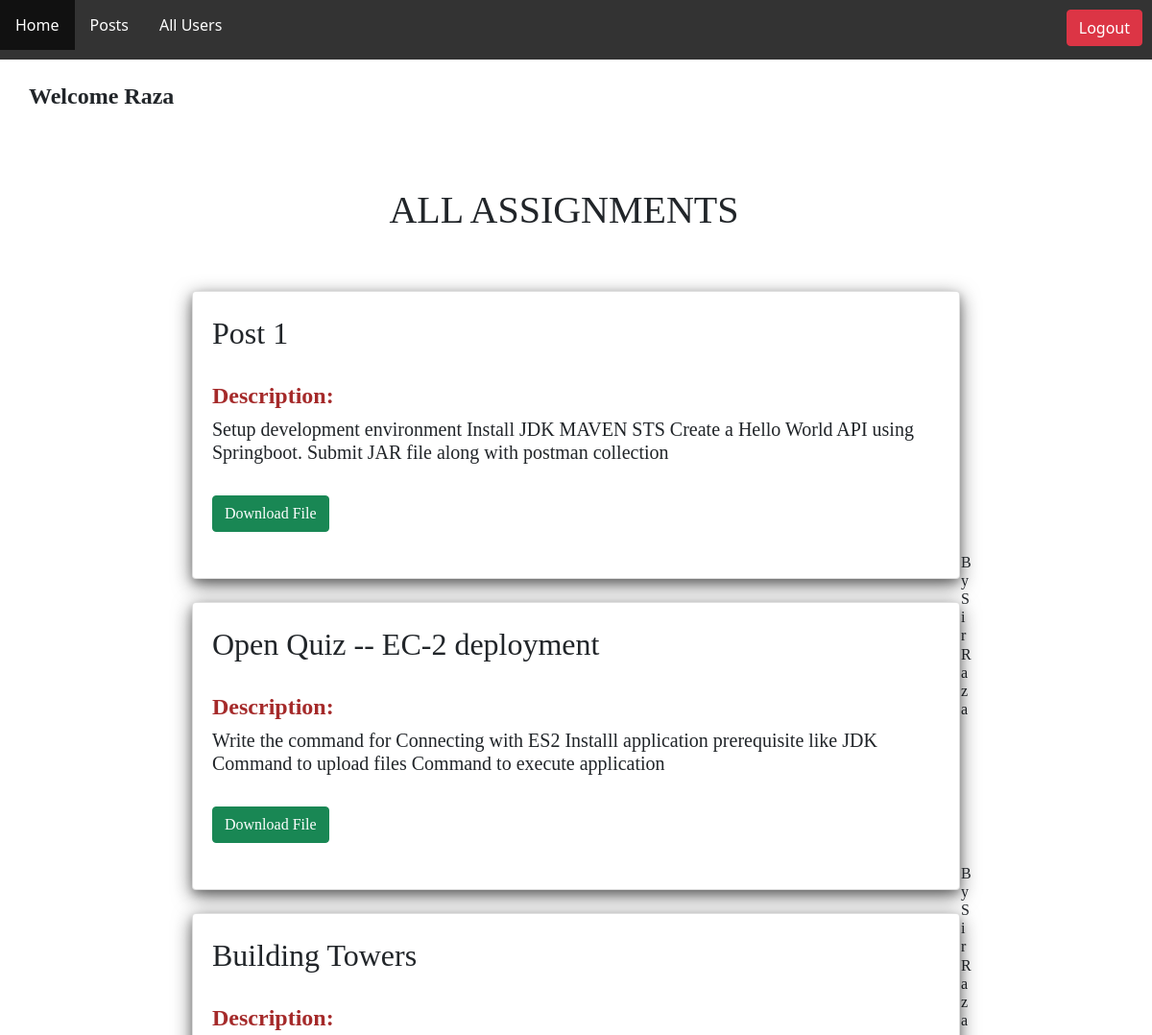
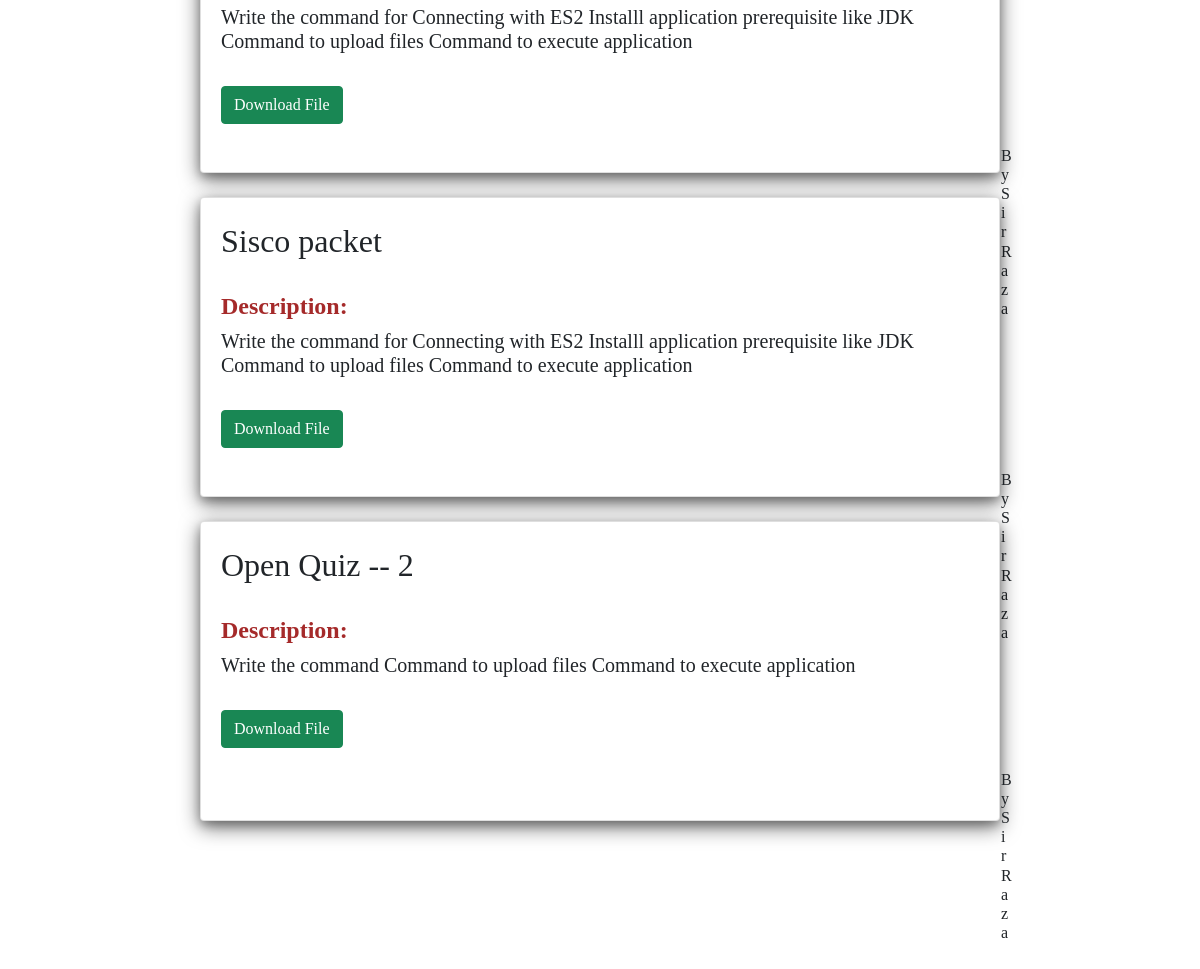
The page /AllPost (signed in) on the database as committed earlier (2 pictures, top to bottom).
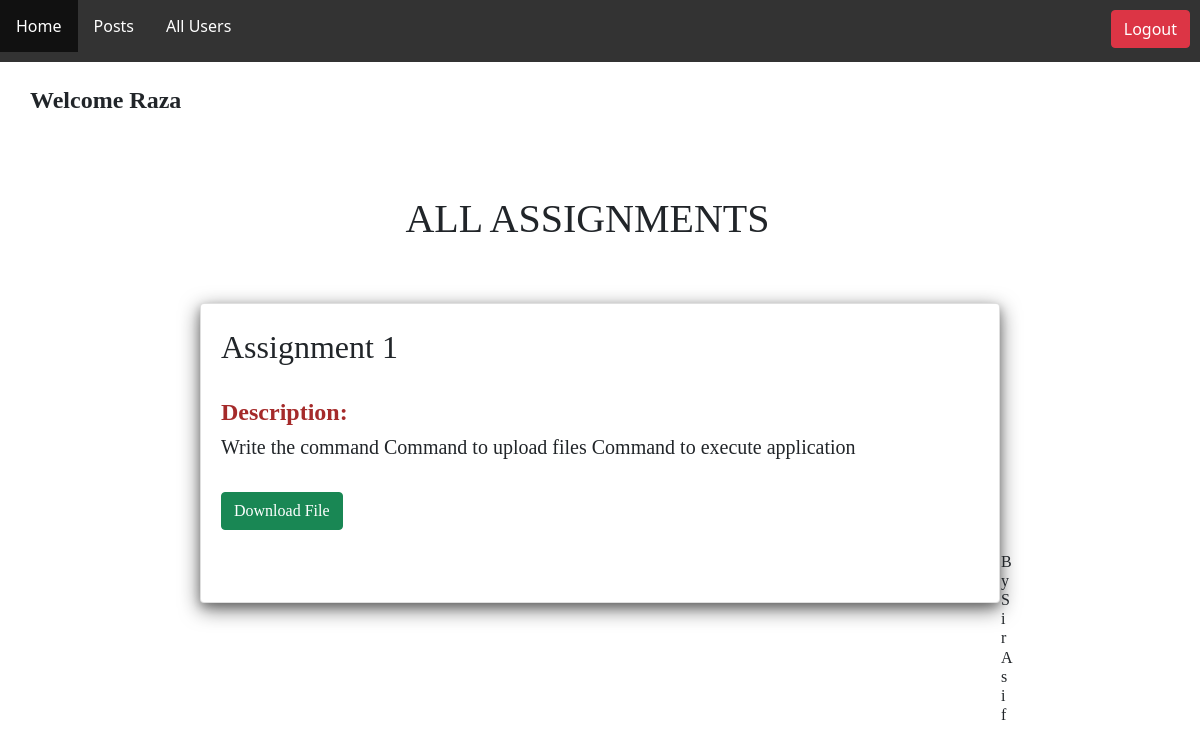
The same page on the database as committed later.
### app/models.py (models this page shows)
class Post(models.Model):
    MyUser = models.ForeignKey(Userprofile,on_delete=models.CASCADE)
    Title = models.TextField()
    Description = models.TextField()
    Files = models.FileField(upload_to="static")

class Userprofile(models.Model):
    users = models.ForeignKey(User,on_delete=models.CASCADE)
    imgs = models.FileField(upload_to="static")
    is_teacher = models.BooleanField(default=False)
    is_student = models.BooleanField(default=False)

### app/views.py (the view)
# urls.py: path('AllPost',views.AllPost, name='AllPost'),
@login_required
def AllPost(request):
    all_p = Post.objects.all()
    u_prof = Userprofile.objects.filter(users=request.user).first()
    context = { 'all_p':all_p,'u_prof':u_prof }
    template = "post.html"
    return render(request,template,context)

### app/templates/post.html (shortened to what this page needs)
{% extends "base.html" %}
{% block content %}
<br><br><br>
<Center><h1 style="margin-left:-25px;font-family:bold;">ALL ASSIGNMENTS</h1></Center>
<div class="row" style="margin-top: 60px;">
    {% for p in all_p %}
    <center>
    <div class="col-md-8 card" style="border-style:ridge;font-family:bold; height:300px">
        <br>
        <h2 style="margin-left:20px">{{p.Title}}</h2><br>
       <h4 style="color:brown;margin-left:20px"><b>Description:</b></h4>
       <h5 style="margin-left:20px">{{p.Description}}</h5><br>
        <h3 style="margin-left:20px"> <a class="btn btn-success" style="color: white;" href="{{p.Files}}" download="Assignment">Download File</a>
        </h3><br>
        <h6 style="margin-left:800px;margin-top:-10px">By Sir {{p.MyUser.users.username|capfirst}}</h6> <br>
    </div>
    </center>
</div> <br>
{% endfor %}
{% endblock %}

### app/templates/base.html (shortened to what this page needs)
<!DOCTYPE html>
<html lang="en">
<head>
    <link href="https://cdn.jsdelivr.net/npm/bootstrap@5.0.0-beta2/dist/css/bootstrap.min.css" rel="stylesheet">
</head>
<body>
    <ul style="padding: 10px; margin-top:-10px" >
        <li><a style="color: white;" href="home">Home</a></li>
        <li><a style="color: white;" href="AllPost">Posts</a></li>
        <li><a style="color: white;" href="AllUsers">All Users</a></li>
        <li style="float:right; margin-top:10px"><a class="btn btn-danger" href="logout">Logout</a></li>
    </ul>
<br>
<h4 style="margin-left:30px;font-family: bold;"> <b> Welcome {{request.user.username|capfirst}}</b> </h4>
    {% block content %}
    {% endblock %}
</body>
</html>

### app/templates/base.html (style rules this page uses)
ul { list-style-type: none; margin: 0; padding: 0; overflow: hidden; background-color: #333; width: 100% i; margin-left: -10px; }
li { float: left; }
li a { display: block; color: white; text-align: center; padding: 14px 16px; text-decoration: none; }

### app/templates/post.html (style rules this page uses)
.card { box-shadow: 0 4px 8px 0 rgba(0, 0, 0, 0.2), 0 6px 20px 0 rgba(0, 0, 0, 0.59); text-align: left; }

Rows that differ between the two databases and show on the page:
removed Post: Title "Post 1", Description "Setup development environment Install JDK MAVEN STS Create a Hello World API using Springboot. Submit JAR file along with postman collection", MyUser.users.username "Raza"
removed Post: Title "Open Quiz -- EC-2 deployment", Description "Write the command for Connecting with ES2 Installl application prerequisite like JDK Command to upload files Command to execute application", MyUser.users.username "Raza"
removed Post: Title "Building Towers", Description "Write the command for Connecting with ES2 Installl application prerequisite like JDK Command to upload files Command to execute application", MyUser.users.username "Raza"
removed Post: Title "Sisco packet", Description "Write the command for Connecting with ES2 Installl application prerequisite like JDK Command to upload files Command to execute application", MyUser.users.username "Raza"
removed Post: Title "Open Quiz -- 2", Description "Write the command Command to upload files Command to execute application", MyUser.users.username "Raza"
added Post: Title "Assignment 1", Description "Write the command Command to upload files Command to execute application", MyUser.users.username "Asif"
